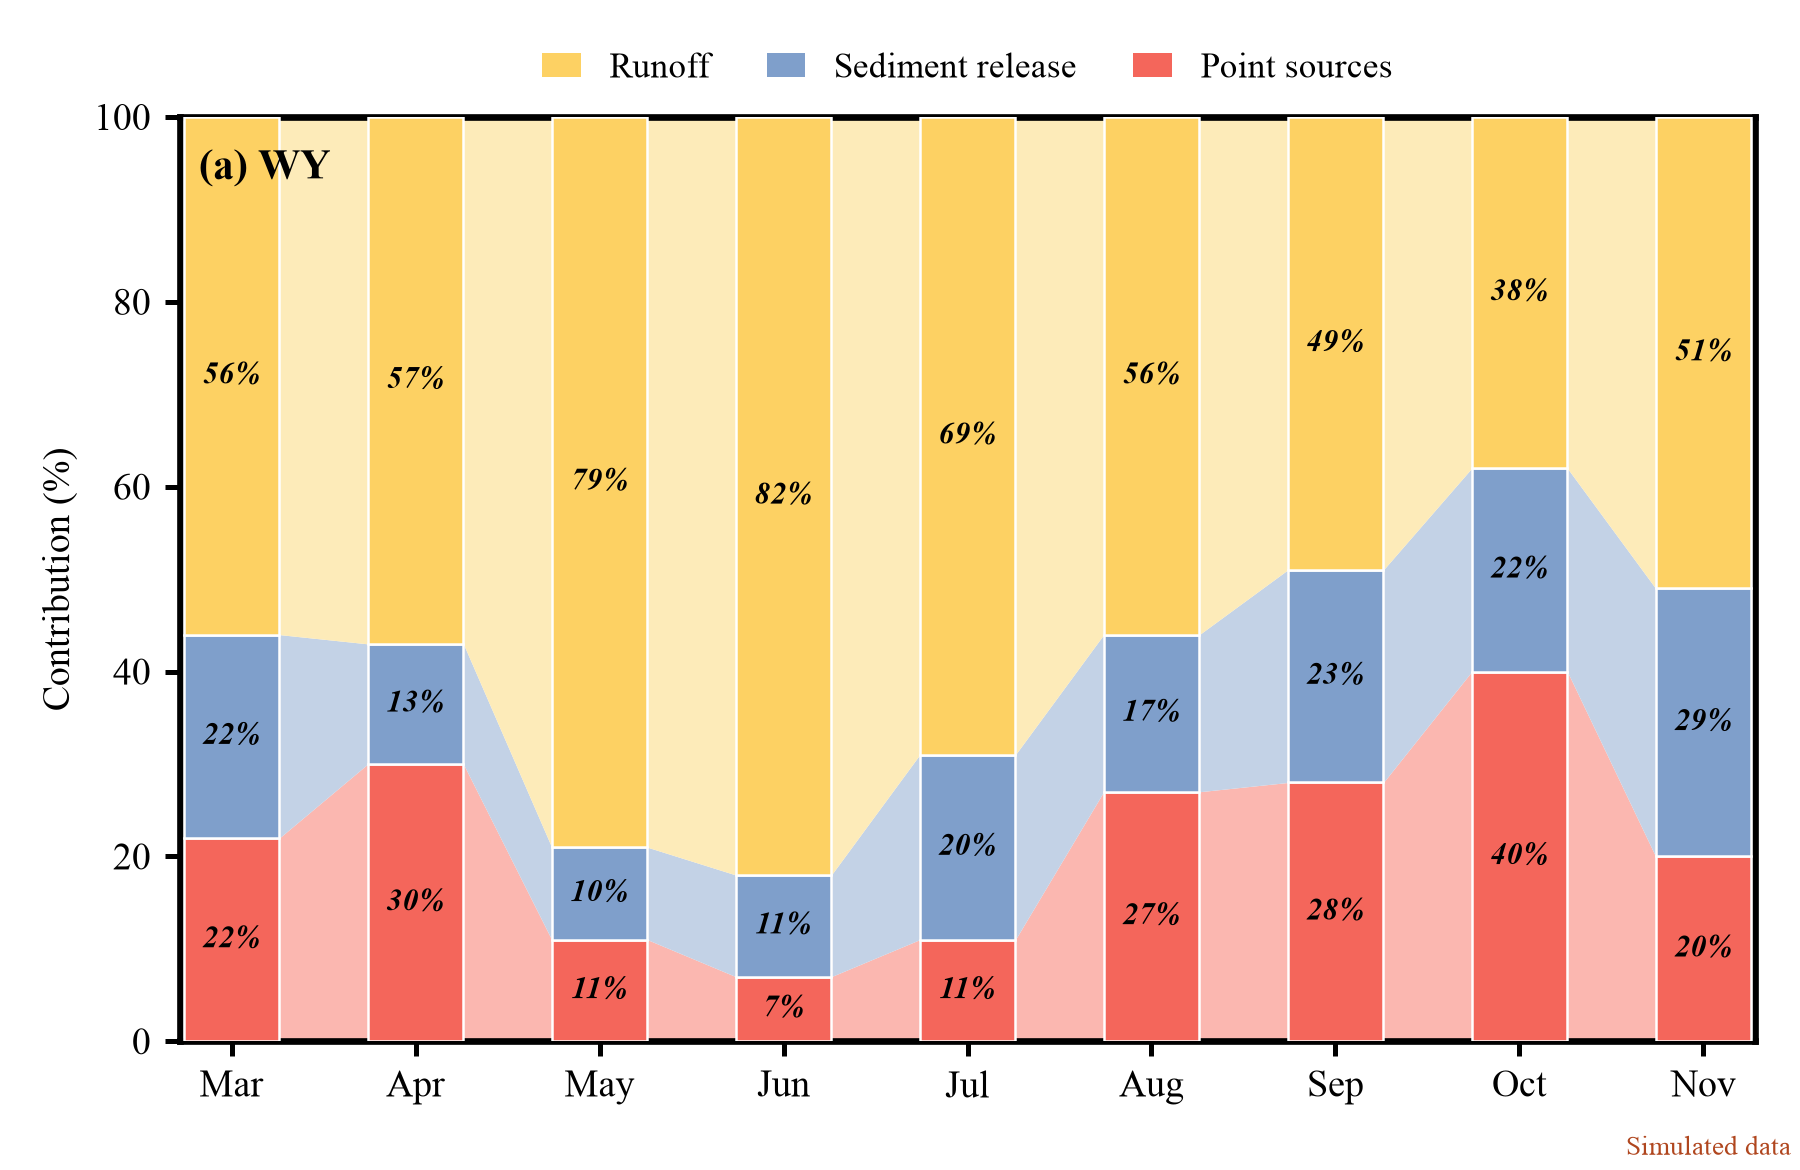

Python code for this plot:
"""100 % stacked bars joined by pale ribbons, so each component reads as a continuous band over time.

Drawn after exemplar 7686314977182892964_0001 (layout, marks, palette, labels).
Added: a legend, which the exemplar lacks.

*** SIMULATED DATA *** below. Replace `months`, `LABELS` and `pct` (rows = components, bottom to top; columns sum to 100).
"""
from pathlib import Path

import matplotlib.pyplot as plt
import numpy as np
from matplotlib.patches import Patch

OUT = Path(__file__).with_suffix(".png")
LABELS = ["Point sources", "Sediment release", "Runoff"]                  # bottom to top
DARK = ["#f4665b", "#7f9fcb", "#fdd163"]
PALE = ["#fbb7b0", "#c3d2e6", "#fdebb9"]

months = ["Mar", "Apr", "May", "Jun", "Jul", "Aug", "Sep", "Oct", "Nov"]
pct = np.array([[22, 30, 11, 7, 11, 27, 28, 40, 20],
                [22, 13, 10, 11, 20, 17, 23, 22, 29],
                [56, 57, 79, 82, 69, 56, 49, 38, 51]], float)

plt.rcParams.update({"font.family": "Times New Roman", "font.size": 9, "pdf.fonttype": 42, "axes.linewidth": 1.6})
fig, ax = plt.subplots(figsize=(6.0, 3.9))
fig.subplots_adjust(left=0.1, right=0.975, top=0.9, bottom=0.11)
x, w = np.arange(len(months)), 0.52
top = np.cumsum(pct, axis=0)
bot = top - pct
for k in range(len(LABELS)):
    ax.bar(x, pct[k], w, bottom=bot[k], color=DARK[k], ec="white", lw=0.6, zorder=3)
    for a in range(len(months) - 1):            # ribbon from the right edge of one bar to the left edge of the next
        ax.fill_between([x[a] + w / 2, x[a + 1] - w / 2], [bot[k, a], bot[k, a + 1]], [top[k, a], top[k, a + 1]],
                        color=PALE[k], lw=0, zorder=2)
    for xi, b, p in zip(x, bot[k], pct[k]):
        if p >= 7:
            ax.text(xi, b + p / 2, f"{p:.0f}%", ha="center", va="center", fontsize=7.5, fontweight="bold", fontstyle="italic")
ax.set_xlim(-w / 2 - 0.02, len(months) - 1 + w / 2 + 0.02)
ax.set_ylim(0, 100)
ax.set_xticks(x, months)
ax.set_ylabel("Contribution (%)")
ax.tick_params(direction="out", width=1.2)
ax.text(0.012, 0.965, "(a) WY", transform=ax.transAxes, va="top", fontweight="bold", fontsize=10, zorder=5)
ax.legend(handles=[Patch(fc=c, label=l) for c, l in zip(DARK[::-1], LABELS[::-1])], loc="lower center",
          bbox_to_anchor=(0.5, 1.0), ncol=3, frameon=False, fontsize=8.5, handlelength=1.1, columnspacing=1.6)

fig.text(0.995, 0.008, "Simulated data", ha="right", va="bottom", fontsize=6.5, color="#b0461e")
fig.savefig(OUT, dpi=300)
print(OUT)
